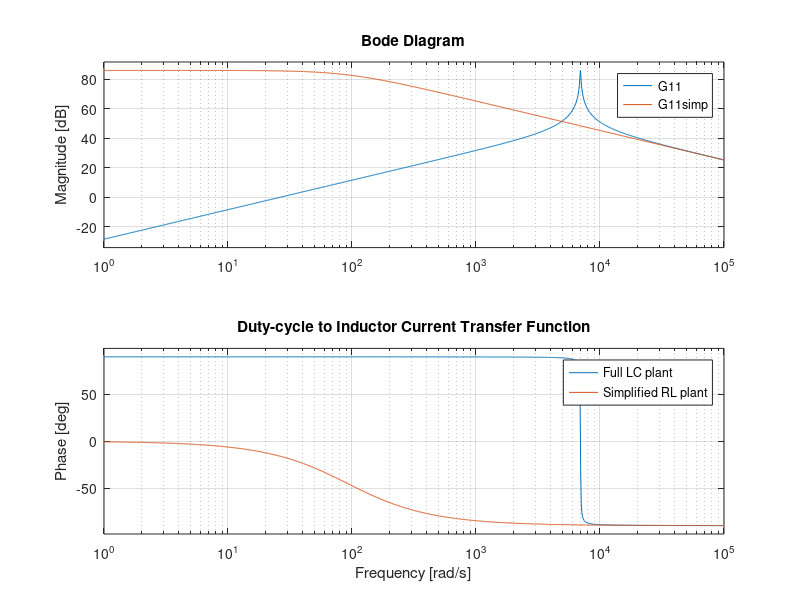
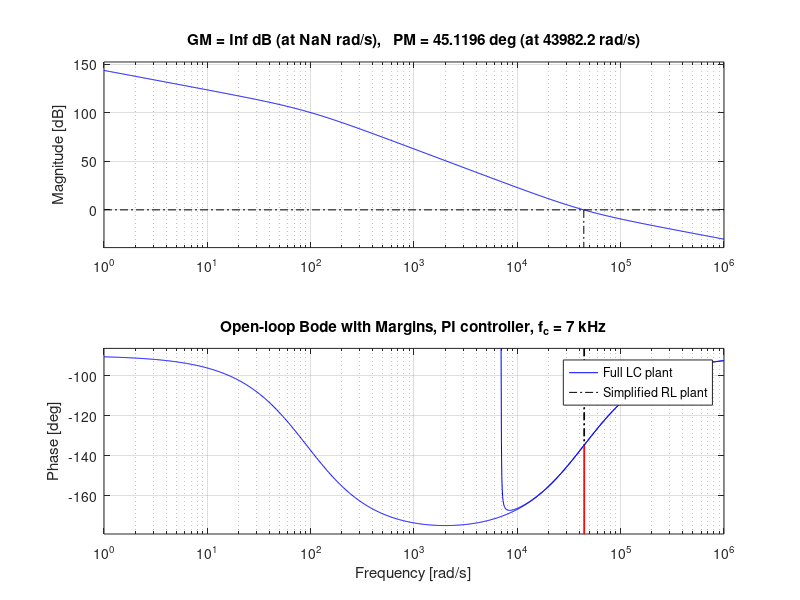
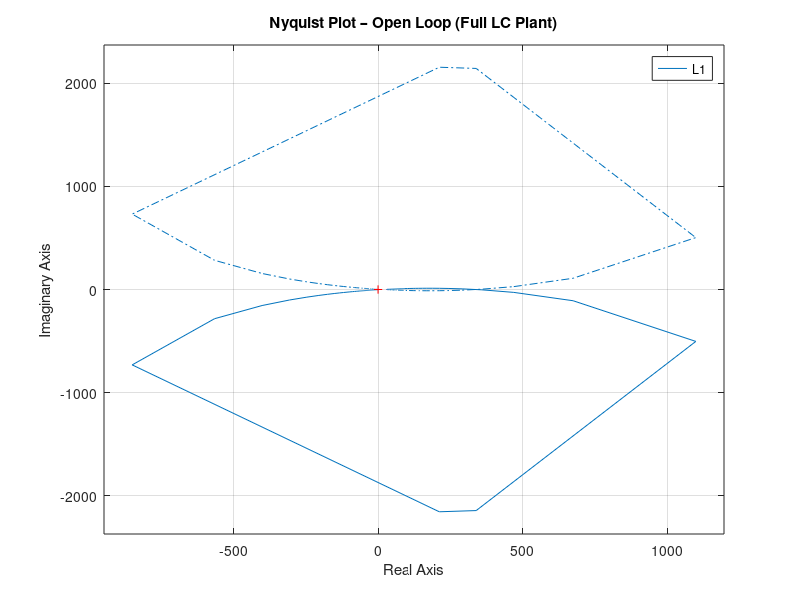
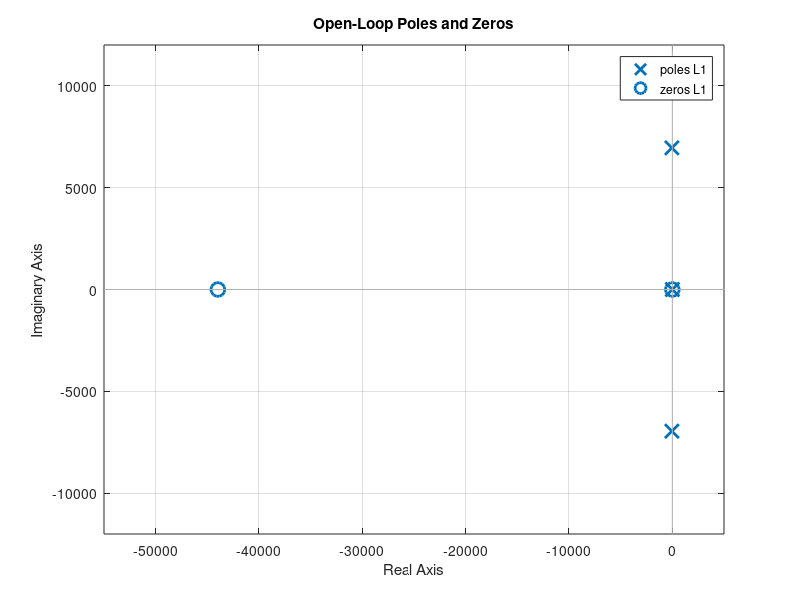

MATLAB code for these plots, in order:
%Crossover frequency at 7 kHz

%Parameters
L  = 0.4137e-3;
C  = 50e-6;
RL = 0.03799;
fs = 70e3;
Vb = 750;
D  = 0.5;

% Plant models
s = tf('s');

% Full LC plant (duty -> inductor current)
den = s^2 + (RL/L)*s + 1/(L*C);
G11 = (Vb/L)*s / den;

% Simplified RL plant
G11simp = Vb/(s*L + RL);

figure
bode(G11, G11simp)
grid on
legend('Full LC plant','Simplified RL plant','Location','best')
title('Duty-cycle to Inductor Current Transfer Function')

fc1 = 7000;        
wc1 = 2*pi*fc1;

wi1 = wc1; 
Kp1 = wc1*L/(sqrt(2)*Vb); 
Ki1 = Kp1 * wi1;
fprintf('7 kHz controller:\n');
fprintf('  Kp1 = %.6g\n', Kp1);
fprintf('  Ki1 = %.6g\n', Ki1);
Gc1 = Kp1*(1 + wi1/s);

L1 = Gc1 * G11;
L1_simp = Gc1 * G11simp;

figure
margin(L1)
hold on
margin(L1_simp)
grid on
legend('Full LC plant', 'Simplified RL plant', 'Location','best')
title('Open-loop Bode with Margins, PI controller, f_c = 7 kHz')

figure
nyquist(L1)
grid on
title('Nyquist Plot – Open Loop (Full LC Plant)')

figure;
pzmap(L1)
grid on;
title('Open-Loop Poles and Zeros');

T=feedback(L1,1);
figure ;
pzmap(T)
grid on;
title("Closed Loop Poles");